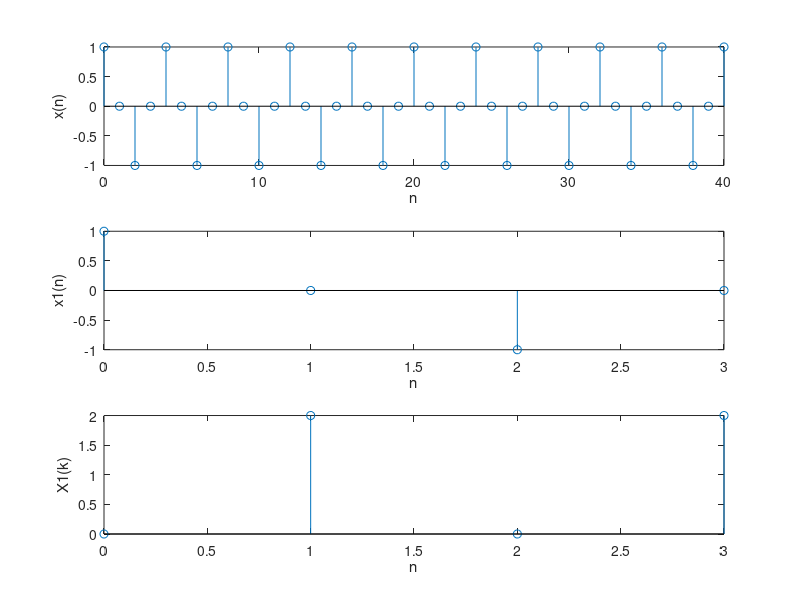
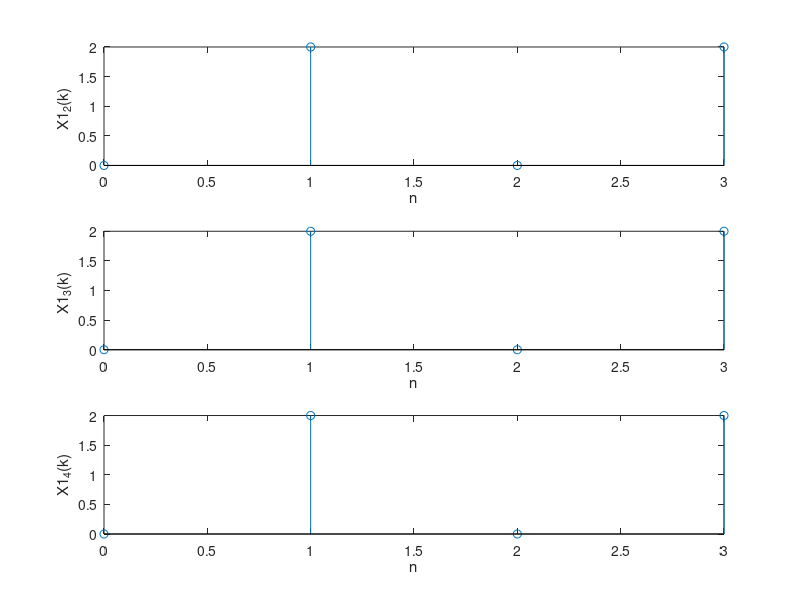
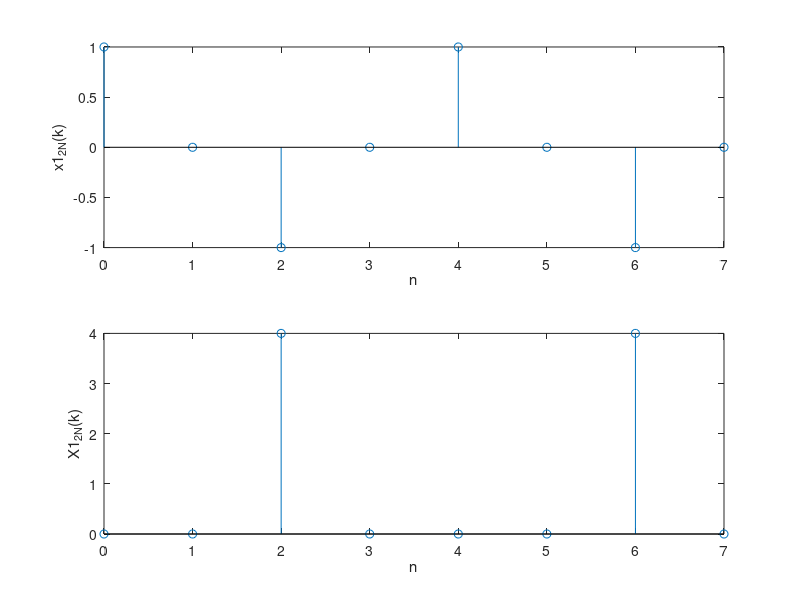
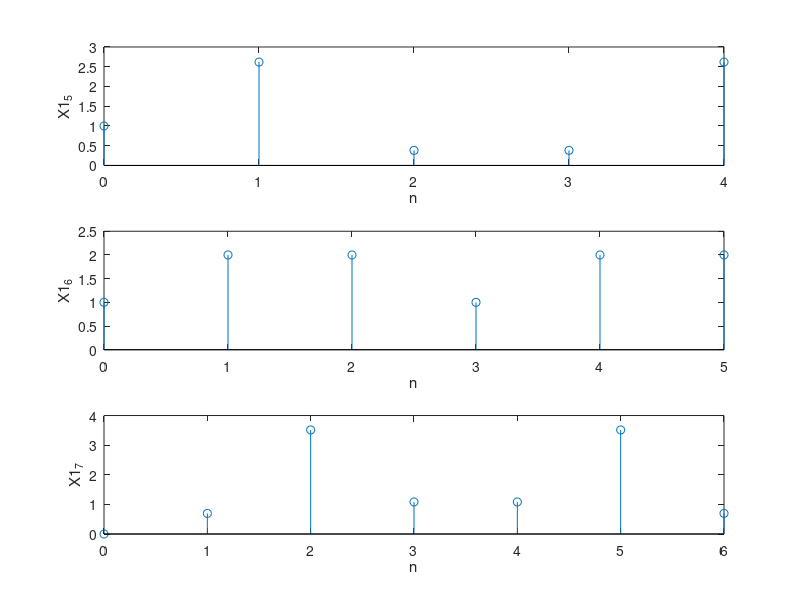

Write MATLAB code to recreate these figures, in order.
%dsp实验
%x(t)=cos(16 pi t); Wc = 16pi rad/s
%1、设定采样周期T并说明原因
%T <= 1/(2*8) ; 设T = 1/32
T = 1/32;
%2、x(n)=cos(16 pi n T)
%该序列的周期为 2pi/(16pi * (1/32)) = 4
%该序列的周期为 2pi/(16pi * (1/128)) = 16
%3、绘制十个周期内x(n)的取值情况
n = 0 : 1 : 40;

x_n = cos(16*pi*T*n);

figure('NumberTitle', 'off', 'Name', 'draw x(n) x1(n) X(k)');
subplot(3, 1, 1);
stem(n, x_n);xlabel('n');ylabel('x(n)');

%4、令x1(n)表示x(n)的主值序列，绘制|DFT(x1(n))|,解释取值情况
x1_n = x_n(1 : 4);
subplot(3, 1, 2);
stem(0 : 1 : 3, x1_n);xlabel('n');ylabel('x1(n)');

%定义DFT矩阵W4
W4 = dftmtx(4)
%计算DFT(x1(n))结果
X1_k = abs(W4 * x1_n');
subplot(3, 1, 3);
stem(0 : 1 : 3, X1_k);xlabel('n');ylabel('X1(k)');
%可见X(k)只有在n=1、3时取值，这是因为原函数是一个余弦函数，其在频域上只在W = 16pi 、-16pi处取值
%因此当对频域抽样操作时也只有在对应点上有值

%5、令x1_n_2 = x_n(2 : 5) x1_n_3 = x_n(3 : 6) x1_n_4 = x_n(4 : 7)
%分别选取不同起点截取一个周期
x1_n_2 = x_n(2 : 5); X2_k = abs(W4 * x1_n_2');
x1_n_3 = x_n(3 : 6); X3_k = abs(W4 * x1_n_3');
x1_n_4 = x_n(4 : 7); X4_k = abs(W4 * x1_n_4');

figure('NumberTitle', 'off', 'Name', 'choose differrent start piont');
subplot(3,1,1);
stem(0 : 1 : 3, X2_k);xlabel('n');ylabel('X1_2(k) ');
subplot(3,1,2);
stem(0 : 1 : 3, X3_k);xlabel('n');ylabel('X1_3(k) ');
subplot(3,1,3);
stem(0 : 1 : 3, X4_k);xlabel('n');ylabel('X1_4(k)');
%可以发现几张图表和之前的DFT相比完全相同，这是因为题中变换实际上相当于对原序列进行了一次时移
%而时域变换相对于原DFT只是乘上了一个旋转因子——WN^(n0*k),这样原DFT的幅度保持不变

%6、设x1_2n(n)

x1_2N = x_n(1:8);
W8 = dftmtx(8);
X1_2N_k = abs(W8 * x1_2N');

figure('NumberTitle', 'off', 'Name', 'the DFT amount is 2N');
subplot(2, 1, 1);
stem(0 : 1 : 7, x1_2N);xlabel('n');ylabel('x1_2_N(k)');

subplot(2, 1, 2);
stem(0 : 1 : 7, X1_2N_k);xlabel('n');ylabel('X1_2_N(k)');
%可见取两周期的时域序列相当于在频域进行上取样

%7、设x1_n_5 = x_n(1 : 5) x1_n_6 = x_n(1 : 6) x1_n_7 = x_n(1 : 7)
W5 = dftmtx(5);
W6 = dftmtx(6);
W7 = dftmtx(7);

x1_n_5 = x_n(1 : 5); X1_5 = abs(W5 * x1_n_5');
x1_n_6 = x_n(1 : 6); X1_6 = abs(W6 * x1_n_6');
x1_n_7 = x_n(1 : 7); X1_7 = abs(W7 * x1_n_7');

figure('NumberTitle', 'off', 'Name', 'the DFT amount is 5 6 7');
subplot(3, 1, 1);
stem(0 : 1 : 4, X1_5);xlabel('n');ylabel('X1_5');
subplot(3, 1, 2);
stem(0 : 1 : 5, X1_6);xlabel('n');ylabel('X1_6');
subplot(3, 1, 3);
stem(0 : 1 : 6, X1_7);xlabel('n');ylabel('X1_7');